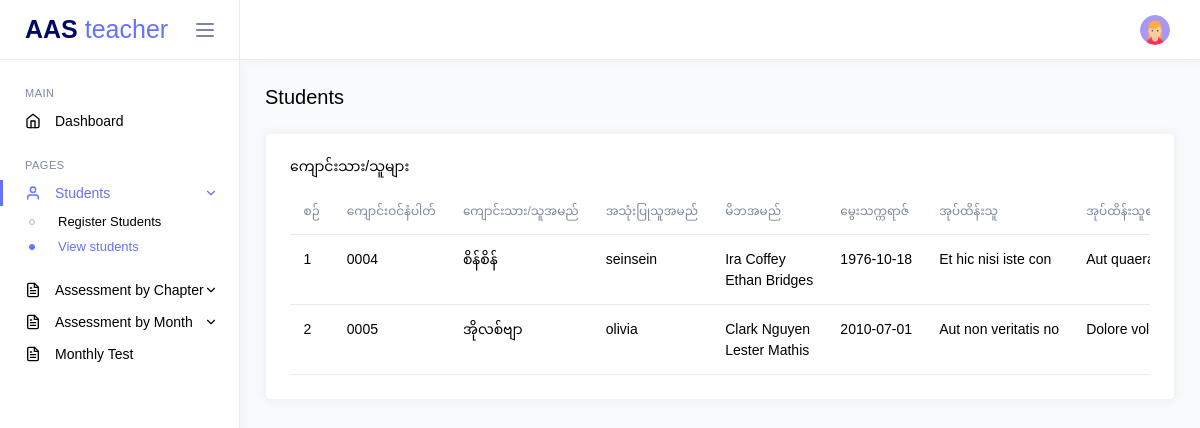
The page /teacher/view-students.php (signed in) on the database its author committed.
### tables this page shows
CREATE TABLE `students` (
  `id` int(11) NOT NULL,
  `class_id` int(11) DEFAULT NULL,
  `enrollment_no` varchar(15) NOT NULL,
  `name_en` varchar(255) NOT NULL,
  `name_mm` varchar(255) NOT NULL,
  `username` varchar(255) DEFAULT NULL,
  `password` varchar(255) NOT NULL DEFAULT '123456',
  `password_status` int(11) NOT NULL DEFAULT 0,
  `dob` date NOT NULL,
  `father_name` varchar(255) NOT NULL,
  `mother_name` varchar(255) NOT NULL,
  `guardian` varchar(255) NOT NULL,
  `parent_job` varchar(255) NOT NULL,
  `phone` varchar(15) NOT NULL,
  `address` varchar(255) NOT NULL,
  `created_at` datetime NOT NULL DEFAULT current_timestamp()
);

### app/controllers/StudentController.php (called while the page is built, shortened)
<?php
class StudentController
{
    private $studentModel;
    public function __construct()
    {
        $database = new MySQL();
        $db = $database->connect();
        $this->studentModel = new StudentModel($db);
    }
    public function getStudentsByClassId($class_id)
    {
        return $this->studentModel->getStudentsByClassId($class_id);
    }
}

### app/models/StudentModel.php (called while the page is built, shortened)
<?php
class StudentModel
{
    private $db;
    private $table = 'students';
    public function __construct($db)
    {
        $this->db = $db;
    }
    public function getStudentsByClassId($class_id)
    {
        try {
            $query = "SELECT * FROM {$this->table} WHERE class_id = ?";
            $stmt = $this->db->prepare($query);
            $stmt->execute([$class_id]);
            return $stmt->fetchAll(PDO::FETCH_ASSOC);
        } catch (PDOException $e) {
            return $e->getMessage();
        }
    }
}

### public/teacher/view-students.php (the view, shortened to what this page needs)
<?php
include('../components/header.php');
$studentController = new StudentController();
$students = $studentController->getStudentsByClassId($_SESSION['class_id']);
?>
<body>
    <div class="main-wrapper">
        <?php
        include('../components/teacher_sidebar.php');
        include('../components/teacher_navbar.php');
        ?>
        <div class="page-content">
            <div class="d-flex justify-content-between align-items-center flex-wrap grid-margin">
                <div>
                    <h4 class="mb-3 mb-md-0">Students</h4>
                </div>
            </div>
            <div class="row">
                <div class="col-md-12 grid-margin stretch-card">
                    <div class="card">
                        <div class="card-body">
                            <h6 class="card-title">ကျောင်းသား/သူများ </h6>
                            <div class="table-responsive">
                                <table id="studentsTable" class="table ">
                                    <thead>
                                        <tr>
                                            <th>စဉ်</th>
                                            <th>ကျောင်းဝင်နံပါတ်</th>
                                            <th>ကျောင်းသား/သူအမည်</th>
                                            <th>အသုံးပြုသူအမည်</th>
                                            <th>မိဘအမည်</th>
                                            <th>မွေးသက္ကရာဇ်</th>
                                            <th>အုပ်ထိန်းသူ</th>
                                            <th>အုပ်ထိန်းသူ၏အလုပ်အကိုင်</th>
                                        </tr>
                                    </thead>
                                    <tbody>
                                        <?php $count = 1; ?>
                                        <?php foreach ($students as $student): ?>
                                            <tr>
                                                <td><?= $count ?></td>
                                                <td><?= htmlspecialchars($student['enrollment_no']) ?></td>
                                                <td><?= htmlspecialchars($student['name_mm']) ?></td>
                                                <td><?= htmlspecialchars($student['username']) ?></td>
                                                <td><?= htmlspecialchars($student['father_name']) ?> <br>
                                                    <?= htmlspecialchars($student['mother_name']) ?> </td>
                                                <td><?= htmlspecialchars($student['dob']) ?></td>
                                                <td><?= htmlspecialchars($student['parent_job']) ?></td>
                                                <td><?= htmlspecialchars($student['guardian']) ?></td>
                                            </tr>
                                            <?php $count++; ?>
                                        <?php endforeach ?>
                                    </tbody>
                                </table>
                            </div>
                        </div>
                    </div>
                </div>
            </div>
        </div>
    </div>
</body>

### rows shown on the page
students: enrollment_no "0004", name_mm "စိန်စိန်", username "seinsein", father_name "Ira Coffey", mother_name "Ethan Bridges", dob "1976-10-18", parent_job "Et hic nisi iste con", guardian "Aut…"
students: enrollment_no "0005", name_mm "အိုလစ်ဗျာ", username "olivia", father_name "Clark Nguyen", mother_name "Lester Mathis", dob "2010-07-01", parent_job "Aut non veritatis no", guardian "Dolore…"
